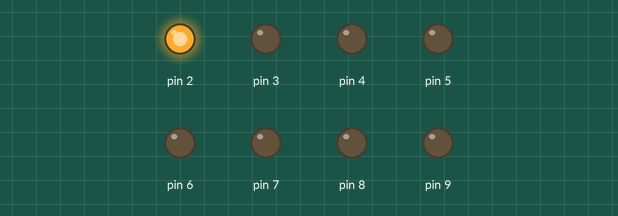
Simulated run of this sketch. Board: Arduino Uno, built with avr-gcc and run on an emulated ATmega328P. On the bench: output pins drawn as LEDs (lit = HIGH).

Above: at 0.2 s.
At 1.2 s:
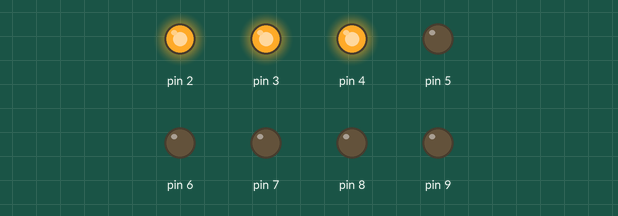
At 1.7 s:
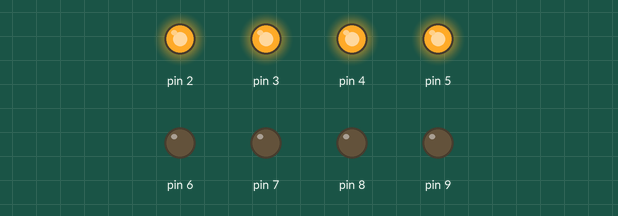
At 2.7 s:
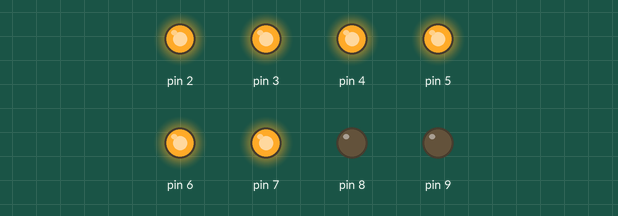
At 3.7 s:
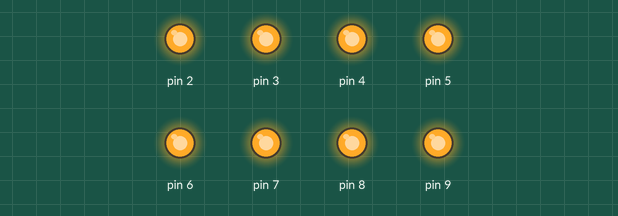
At 5.2 s:
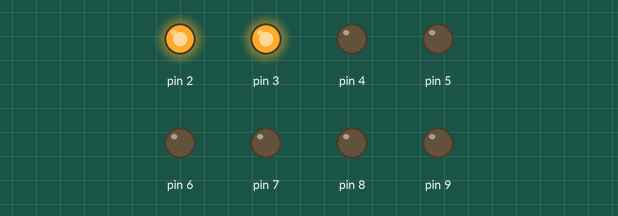
Timing chart, 0 to 5.9 s (numbered marks = the images above):
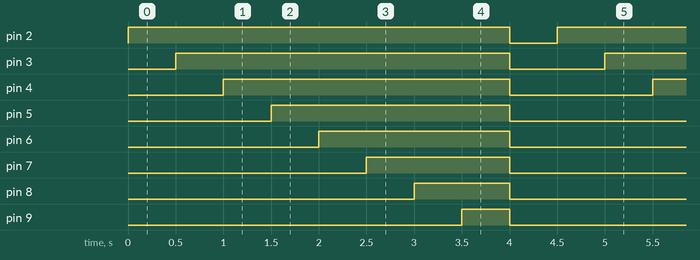

The sketch:

fabulous_amberis_jarv1.ino
```cpp
void setup()
{
  int i;

  for(i = 2; i <= 9; i++)
  {
    pinMode(i, OUTPUT);
  }

}

void loop()
{
   int i;

   for(i = 2; i <= 9; i++)
   {
     digitalWrite(i, HIGH);
     delay(500);
   }


  for(i = 2; i<=9; i++)
  {
      digitalWrite(i, LOW);
  }
delay(500);
}
      
```

Measured:
- by itself, pin 2: alternates HIGH for 4.0 s and LOW for 0.50 s
- by itself, pin 3: alternates HIGH for 3.5 s and LOW for 1.0 s
- by itself, pin 4: alternates HIGH for 3.0 s and LOW for 1.5 s
- by itself, pin 5: alternates HIGH for 2.5 s and LOW for 2.0 s
- by itself, pin 6: alternates HIGH for 2.0 s and LOW for 2.5 s
- by itself, pin 7: alternates HIGH for 1.5 s and LOW for 3.0 s
- by itself, pin 8: alternates HIGH for 1.0 s and LOW for 3.5 s
- by itself, pin 9: alternates HIGH for 0.50 s and LOW for 4.0 s
